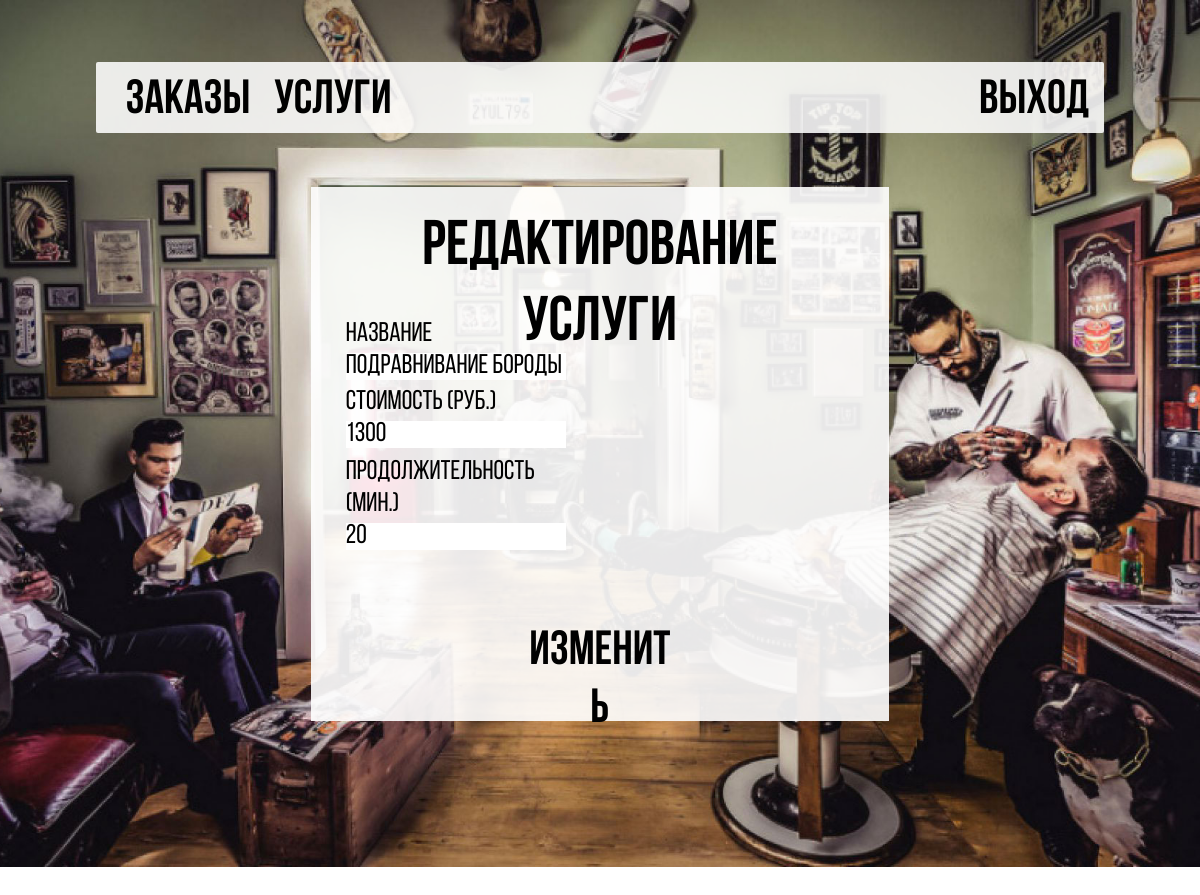
The page /edit_service.html/2 on the database its author committed.
### courseapp/models.py (models this page shows)
class Service(models.Model):
    name = models.CharField(max_length=30)
    price = models.IntegerField(default=0)
    lead_time = models.IntegerField(default=0)

### courseapp/views.py (the view, shortened to what this page needs)
# urls.py: path('edit_service.html/<int:service_id>', EditService.as_view()),
class EditService(View):
    def get(self, request, service_id):
        service = get_service_by_id(service_id)
        context = {
            "service": service,
        }
        return render(request, 'edit_service.html', context=context)

### courseapp/pythonScripts/getData.py (called while the page is built)
def get_service_by_id(service_id):
    service = Service.objects.get(id=service_id)
    return service

### courseapp/templates/edit_service.html (shortened to what this page needs)
<!DOCTYPE html>
<html class="nojs html css_verticalspacer" lang="ru-RU">
 <head>
  <link rel="stylesheet" type="text/css" href="../static/css/site_global.css?crc=444006867"/>
  <link rel="stylesheet" type="text/css" href="../static/css/edit_service.css?crc=449565911" id="pagesheet"/>
 </head>
 <body>
  <div class="clearfix borderbox" id="page">
   <div class="browser_width colelem" id="u1957-bw">
    <div class="museBGSize" id="u1957">
     <div class="clearfix" id="u1957_align_to_page">
      <div class="clearfix colelem" id="pu1956">
       <div class="grpelem" id="u1956"></div>
       <a class="nonblock nontext clearfix grpelem" id="u1964-4" href="index.html"><p id="u1964-2">заказы</p></a>
       <a class="nonblock nontext clearfix grpelem" id="u1960-4" href="index.html"><p id="u1960-2">услуги</p></a>
       <a class="nonblock nontext transition grpelem" id="u1959" href="../admin_page.html"></a>
       <a class="nonblock nontext transition grpelem" id="u1954" href="../admin_page_services.html"></a>
       <div class="clearfix grpelem" id="u1968-4">
        <p id="u1968-2">выход</p>
       </div>
       <a class="nonblock nontext transition grpelem" id="u1970" href="/"></a>
      </div>
      <form method="post" action="">
      <div class="clearfix colelem" id="pu1967">
       <div class="grpelem" id="u1967"></div>
       <div class="clearfix grpelem" id="u1971-4">
        <p id="u1971-2">редактирование услуги</p>
       </div>
       <div class="clearfix grpelem" id="u1955-4">
        <p><span id="u1955">название</span></p>
        <input type="text" name="service_name" id="service_name" value="{{ service.name }}">
       </div>
       <div class="clearfix grpelem" id="u1963-4">
        <p><span id="u1963">стоимость (руб.)</span></p>
        <input type="number" name="service_price" id="service_price" value="{{ service.price }}">
       </div>
       <div class="clearfix grpelem" id="u1962-4">
        <p><span id="u1962">продолжительность (мин.)</span></p>
        <input type="number" name="service_dur" id="service_dur" value="{{ service.lead_time }}">
       </div>
       <div class="nonblock nontext clearfix grpelem" id="u1966-4"><p id="u1966-2">изменить</p></div>
       <input type="submit" class="nonblock nontext transition grpelem" id="u1965" value="">
      </div>
      </form>
     </div>
    </div>
   </div>
  </div>
   </body>
</html>

### courseapp/static/css/site_global.css (style rules this page uses)
html { min-height: 100%; min-width: 100%; -ms-text-size-adjust: none; }
body, div, dl, dt, dd, ul, ol, li, nav, h1, h2, h3, h4, h5, h6, pre, code, form, fieldset, legend, input, button, textarea, p, blockquote, th, td, a { margin: 0px; padding: 0px; border-width: 0px; border-style: solid; border-color: transparent; -webkit-transform-origin: left top; -ms-transform-origin: left top; -o-transform-origin: left top; transform-origin: left top; background-repeat: no-repeat; }
.transition { -webkit-transition-property: background-image, background-position, background-color, border-color, border-radius, color, font-size, font-style, font-weight, letter-spacing, line-height, text-align, box-shadow, text-shadow, opacity; transition-property: background-image, background-position, background-color, border-color, border-radius, color, font-size, font-style, font-weight, letter-spacing, line-height, text-align, box-shadow, text-shadow, opacity; }
input, button, textarea, select, optgroup, option { font-family: inherit; font-size: inherit; font-style: inherit; font-weight: inherit; }
body { font-family: Arial, Helvetica Neue, Helvetica, sans-serif; text-align: left; font-size: 14px; line-height: 17px; word-wrap: break-word; text-rendering: optimizeLegibility; -moz-font-feature-settings: 'liga'; -ms-font-feature-settings: 'liga'; -webkit-font-feature-settings: 'liga'; font-feature-settings: 'liga'; }
a:link { color: #0000FF; text-decoration: underline; }
a.nontext { color: black; text-decoration: none; font-style: normal; font-weight: normal; }
.colelem { display: inline; float: left; clear: both; }
.clearfix:after { content: "\0020"; visibility: hidden; display: block; height: 0px; clear: both; }
.MenuBar .SubMenuVisible, .MenuBarVertical .SubMenuVisible, .MenuBar .SubMenu .SubMenuVisible, .popup_element.Active, span.actAsPara, .actAsDiv, a.nonblock.nontext, img.block { display: block; }
.borderbox { -moz-box-sizing: border-box; -webkit-box-sizing: border-box; -ms-box-sizing: border-box; box-sizing: border-box; }
.browser_width>* { position: absolute; left: 0px; right: 0px; }
.grpelem, .accordion_wrapper { display: inline; float: left; }
p, h1, h2, h3, h4, h5, h6, ol, ul, span.actAsPara { max-height: 1000000px; }
@media screen and (-webkit-min-device-pixel-ratio:0) { body { text-rendering: auto; } }

### rows shown on the page
Service: service_name "подравнивание бороды", service_price "1300", service_dur "20"
